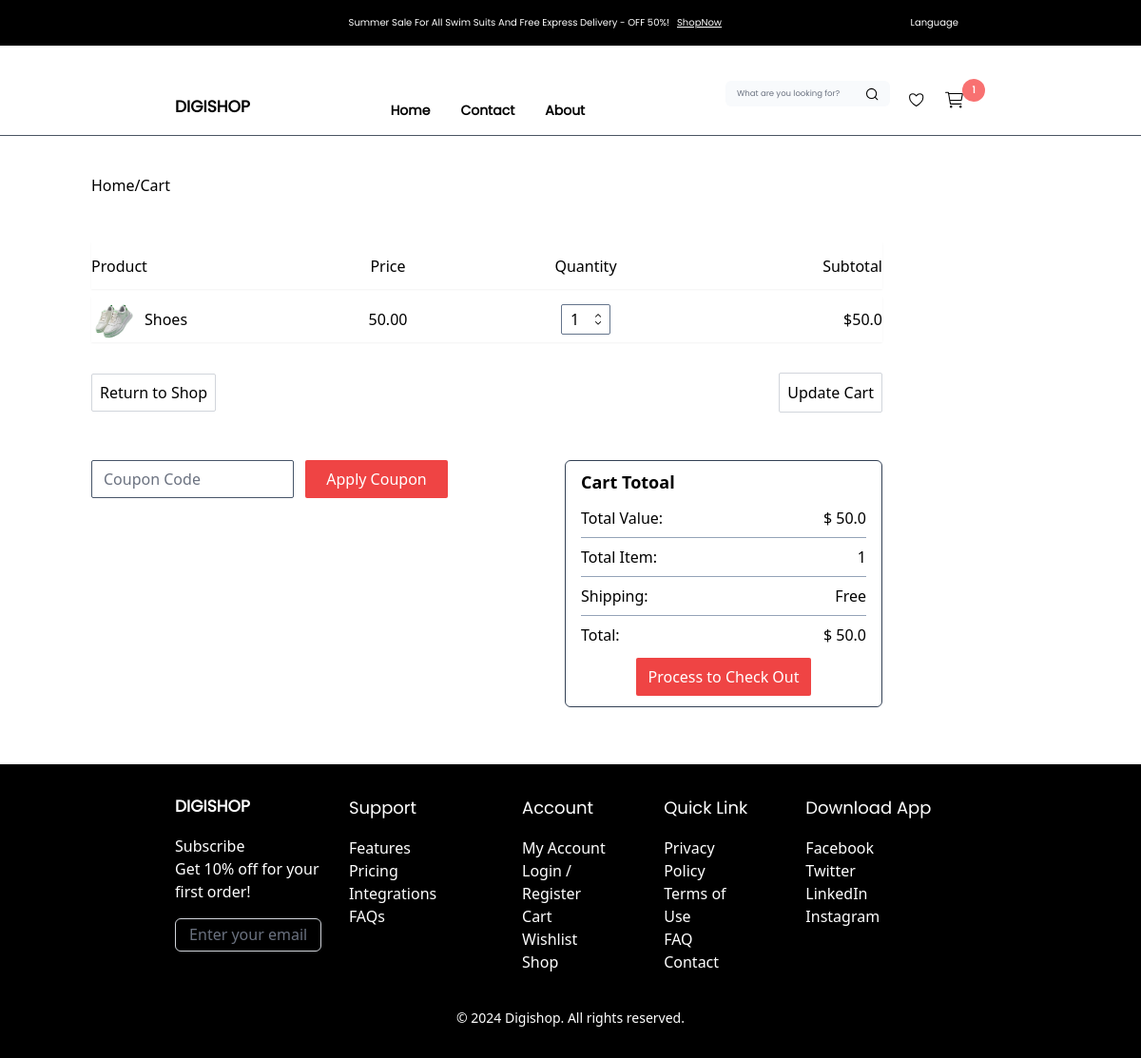
The app's page /cart/ (signed in) with its own data.
### store/models.py (models this page shows, shortened)
class OrderItem(models.Model):
    product = models.ForeignKey(Product, on_delete=models.SET_NULL, null=True)
    order = models.ForeignKey(Order, on_delete=models.SET_NULL, null=True)
    quantity = models.IntegerField(default=0, null=True, blank=True)
    date_added = models.DateTimeField(auto_now_add=True)
    @property
    def get_total(self):
        total = self.product.price * self.quantity
        return total

class Product(models.Model):
    name = models.CharField(max_length=200)
    price = models.FloatField()
    digital = models.BooleanField(default=False, null=True, blank=True)
    description= models.TextField(null=True, blank=True)
    imageone = models.ImageField(null=True, blank=True)
    imagetwo = models.ImageField(null=True, blank=True)
    imagethree = models.ImageField(null=True, blank=True)
    imagefour = models.ImageField(null=True, blank=True)
    @property
    def imagefourURL(self):
        try:
            url= self.imagefour.url
        except:
            url= ''
        return url

class Order(models.Model):
    customer= models.ForeignKey(Customer, on_delete=models.SET_NULL, null=True, blank=True)
    date_ordered = models.DateTimeField(auto_now_add=True)
    complete = models.BooleanField(default=False)
    transaction_id = models.CharField(max_length=100, null=True)
    @property
    def get_cart_items(self):
        orderitems = self.orderitem_set.all()
        total = sum(item.quantity for item in orderitems)
        return total
    @property
    def get_cart_total(self):
        orderitems = self.orderitem_set.all()
        total = sum(item.get_total for item in orderitems)
        return total

### store/views.py (the view)
# urls.py: path('cart/',views.cart, name="cart"),
def cart(request):
    data = cartData(request)
    cartItems = data['cartItems']
    order = data['order']
    items = data['items']
    context = {'items': items, 'order':order, 'cartItems':cartItems}
    return render(request, 'store/cart.html',context)

### store/utils.py (called while the page is built)
def cartData(request):
    if request.user.is_authenticated:
        customer = request.user.customer
        order,created = Order.objects.get_or_create(customer= customer, complete=False)
        items = order.orderitem_set.all()
        cartItems = order.get_cart_items
    else:
        cookieData = cookieCart(request)
        cartItems = cookieData['cartItems']
        order = cookieData['order']
        items = cookieData['items']
    return{'cartItems':cartItems, 'order':order, 'items':items}

### store/templates/store/cart.html (shortened to what this page needs)
<div id="cart-html-update">
    {% extends 'store/main.html' %}
    {% load static %}
    {% block content %}
    <div class="px-0 md:px-[70px] lg:px-[96px] xl:mx-auto max-w-[1024px]" >
        <div class="py-10 mx-10 md:mx-0">
            <a class="cursor-pointer font-thin" href="#">Home/Cart</a>
        </div>
       <div class="flex justify-between h-[49px] my-2 items-center shadow-sm mx-10 md:mx-0">
            <div class="flex-1 flex justify-start">Product</div>
            <div class="flex-1 flex justify-center">Price</div>
            <div class="flex-1 flex justify-center">Quantity</div>
            <div class="flex-1 flex justify-end">Subtotal</div>
       </div>
       {% for item in items %}
       <div class="flex justify-between my-2 items-center shadow-sm mx-10 md:mx-0">
            <div class="flex-1 block md:flex md:justify-start md:items-center">
                <div class="w-12 h-12 flex items-center"><img src="{{item.product.imagefourURL}}"/></div>
                <div class="hidden md:flex md:items-center ml-2">{{item.product.name}}</div>
            </div>
            <div class="flex-1 flex justify-center">{{item.product.price|floatformat:2}}</div>
            <div class="flex-1 flex justify-center items-center">
                <div class="border border-slate-500 w-[51.2px] h-[31.29px] flex justify-around items-center rounded-sm">
                    <div>{{ item.quantity }}</div>
                    <div>
                        <div
                            id="addBut"
                            href="#"
                            class="text-[7px] update-cart cursor-pointer"
                            data-product="{{item.product.id}}"
                            data-hx-post="{% url 'cart_html_update' item.product.id %}"
                            data-hx-headers='{"X-CSRFToken": "{{ csrf_token }}"}'
                            data-action="add"
                            hx-vals='{"action": "add"}'
                            hx-target="#cart-html-update"
                            hx-swap="outerHTML"
                            >
                                <i class="fa-solid fa-chevron-up"></i>
                        </div>
                        <div
                            href="#"
                            class="text-[7px] update-cart cursor-pointer"
                            data-product="{{item.product.id}}"
                            data-hx-post="{% url 'cart_html_update' item.product.id %}"
                            data-hx-headers='{"X-CSRFToken": "{{ csrf_token }}"}'
                            data-action="add"
                            hx-vals='{"action": "remove"}'
                            hx-target="#cart-html-update"
                            hx-swap="outerHTML"
                            >
                                <i class="fa-solid fa-chevron-down"></i>
                        </div>
                    </div>
                </div>
            </div>
            <div class="flex-1 flex justify-end">${{item.get_total}}</div>
        </div>
        {% endfor %}
       <div class="flex items-center justify-between mt-8 mx-10 md:mx-0">
            <div class="flex-1">
                <a href="{% url 'home' %}" class="rounded-sm border border-gray-300 hover:bg-slate-400 hover:text-white p-2">Return to Shop</a>
            </div>
            <div class="flex-1 flex justify-end">
                <button class="p-2 rounded-sm border border-gray-300 hover:bg-slate-400 hover:text-white flex justify-center items-center">Update Cart</button>
            </div>
       </div>
       <div class="block lg:flex justify-between mt-[50px] mb-[60px]">
            <div class="sm:flex sm:justify-between lg:flex-1 h-[120px] lg:h-[229px] md:pr-[2] mx-10 md:mx-0">
                <form class="flex justify-between md:justify-start space-x-3">
                    <input type="text" class="w-[213px] h-[40px] items-center border border-slate-600 rounded-sm" placeholder="Coupon Code">
                    <button type="submit" class="bg-red-500 rounded-sm w-[150px] h-[40px] text-white">Apply Coupon</button>
                </form>
            </div>
            <div class="flex-1 h-[260px] flex justify-center lg:justify-end">
                <div class="w-[334px] h-240px border border-slate-700 py-2 px-4 rounded-md">
                    <div class="font-semibold text-lg mb-3">Cart Totoal</div>
                    <div class="flex justify-between">
                        <div class="flex-1">Total Value:</div>
                        <div class="flex-1 flex justify-end">$ {{order.get_cart_total}}</div>
                    </div>
                    <hr class="border-t-1 border-slate-400 my-2">
                    <div class="flex justify-between">
                        <div class="flex-1">Total Item:</div>
                        <div class="flex-1 flex justify-end">
                            {{order.get_cart_items}}
                        </div>
                    </div>
                    <hr class="border-t-1 border-slate-400 my-2">
                    <div class="flex justify-between">
                        <div class="flex-1">Shipping:</div>
                        <div class="flex-1 flex justify-end">Free</div>
                    </div>
                    <hr class="border-t-1 border-slate-400 my-2">
                    <div class="flex justify-between mb-3">
                        <div class="flex-1">Total:</div>
                        <div class="flex-1 flex justify-end">$ {{order.get_cart_total}}</div>
                    </div>
                    <div class="flex justify-center">
                        <a type="submit" class="bg-red-500 rounded-sm w-[184px] h-[40px] text-white flex justify-center items-center" href="{% url 'checkout' %}">Process to Check Out</a>
                    </div>
                </div>
            </div>
        </div>
    </div>
    {% endblock content %}

### records on screen
OrderItem: product.imagefourURL (picture), product.name "Shoes", product.price "50.00", quantity "1", get_total "50.0"
Order: get_cart_total "50.0", get_cart_items "1"

### other values on screen
{{ cartItems }} "1"
